Frame 1 (no input): blank canvas, image omitted
Frame 60 (no input): blank canvas, image omitted
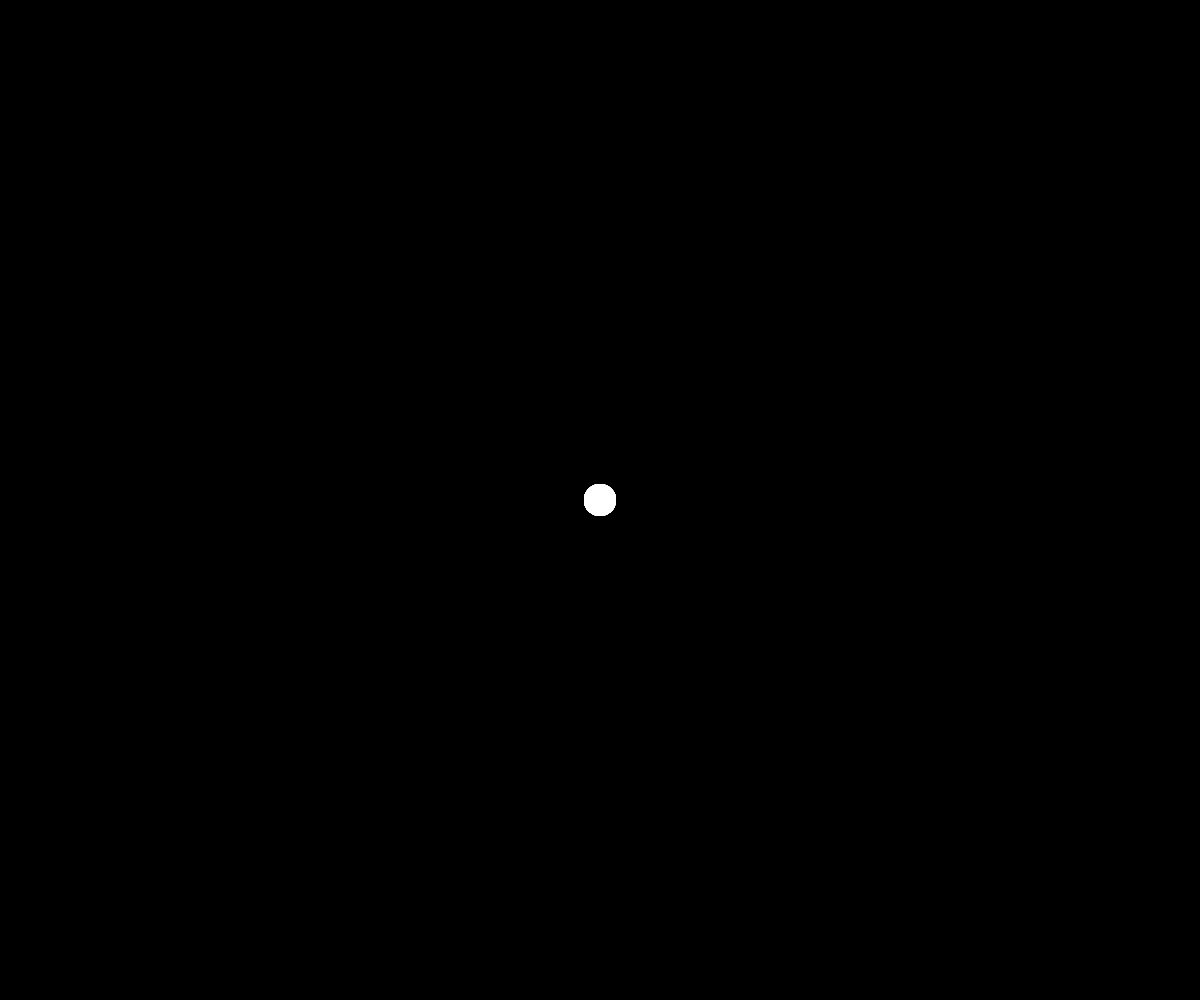
Frame 120 (the mouse pressed at the canvas centre since frame 60)

The p5.js sketch whose frames 1 and 60 were blank and that drew this single picture after the mouse press (run headless with seeded random() and noise() and a simulated clock; from frame 60 on, the mouse is pressed at the canvas centre):

// p5.js sketch
// ── sketch.js
function setup() {
    createCanvas(windowWidth, windowHeight);
    background(0);
    fill(255);
    noStroke();
}

function draw() {
    if (mouseIsPressed) {
        circle(mouseX, mouseY, 32);
    }
}
